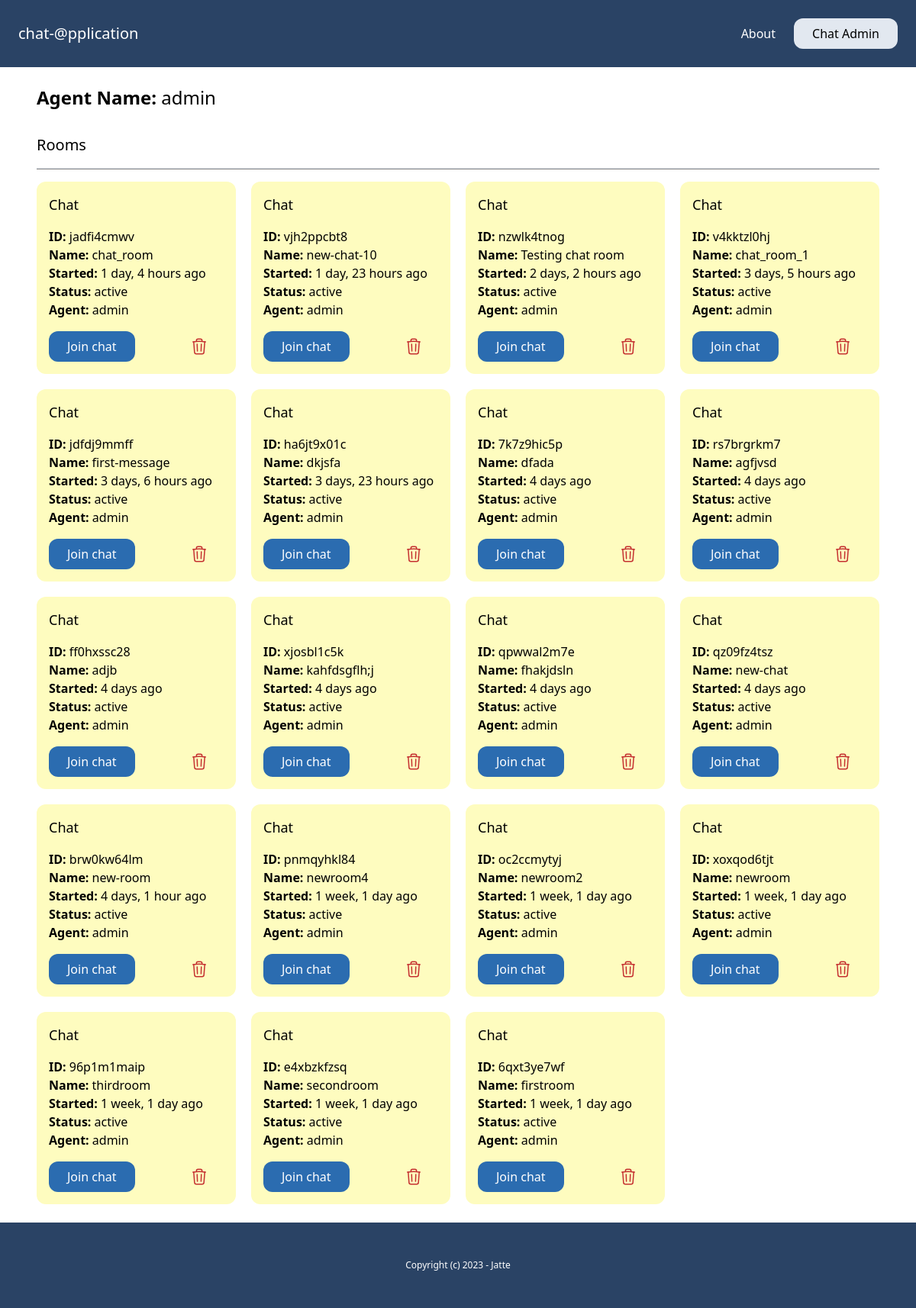
Page /admin-dashboard/user_details/0e92c003-3962-4916-ad8b-587604cc74cb/ (signed in) on the earlier database version.
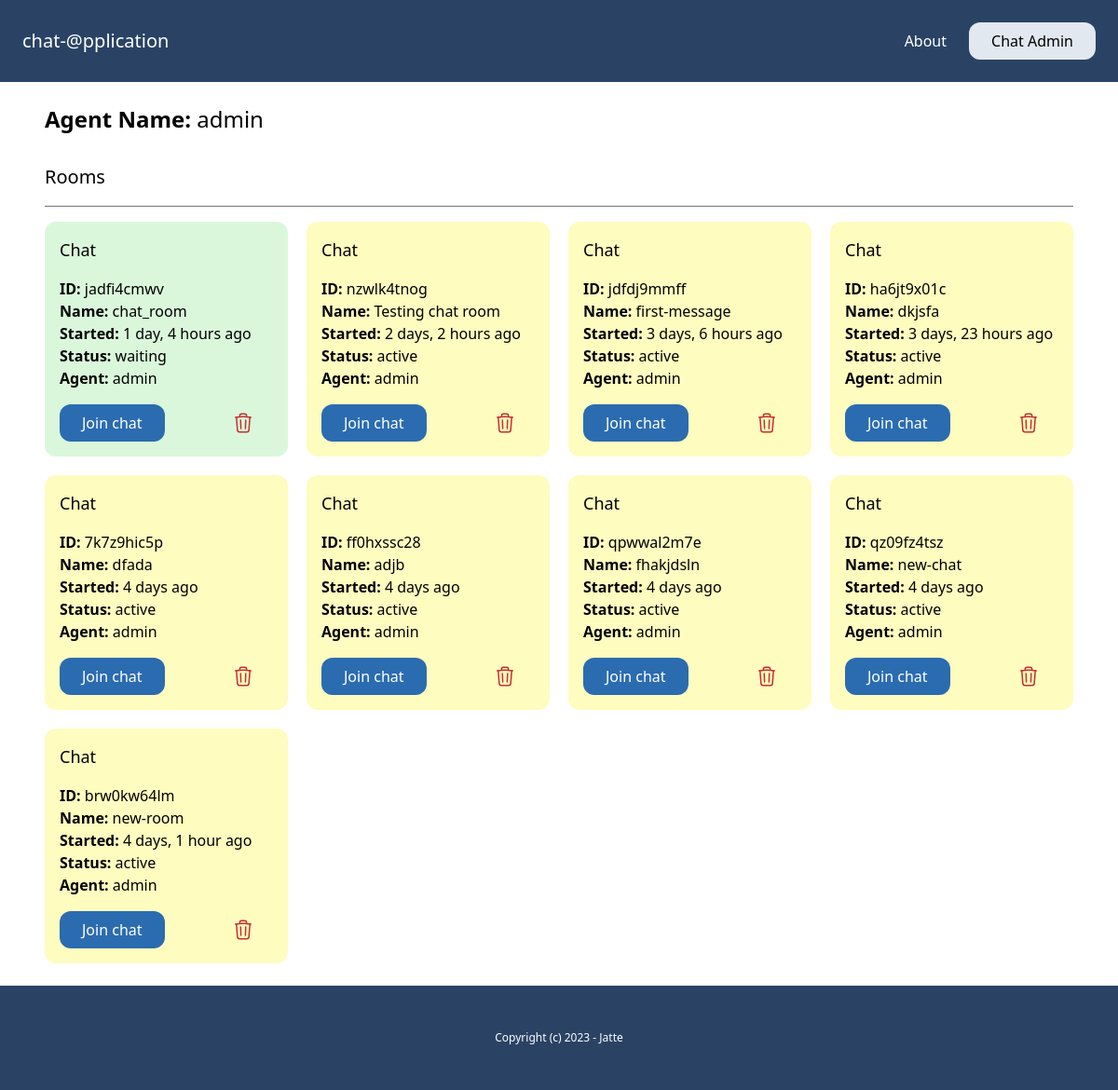
Same page on the later database version.
### chat/models.py (models this page shows, shortened)
class Room(models.Model):
    WAITING = "waiting"
    ACTIVE = "active"
    CLOSED = "closed"
    CHOICES_STATUS = (
        (WAITING, "waiting"),
        (ACTIVE, "active"),
        (CLOSED, "closed"),
    )
    uuid = models.CharField(max_length=255)
    client = models.CharField(max_length=255)
    agent = models.ForeignKey(User, null=True, blank=True, related_name="rooms", on_delete=models.CASCADE)
    messages = models.ManyToManyField(Message, blank=True)
    url = models.CharField(max_length=255, blank=True, null=True)
    status = models.CharField(max_length=20, choices=CHOICES_STATUS, default=WAITING)
    created_at = models.DateTimeField(auto_now_add=True)
    class Meta:
        ordering = ("-created_at",)

### account/models.py (models this page shows)
class User(AbstractBaseUser, PermissionsMixin):
    AGENT = 'agent'
    MANAGER = 'manager'
    ROLES_CHOICES = (
        (AGENT, 'Agent'),
        (MANAGER, 'Manager'),
    )
    id = models.UUIDField(primary_key=True, default=uuid.uuid4, editable=False)
    email = models.EmailField(unique=True)
    name = models.CharField(max_length=255, blank=True, default='')
    role = models.CharField(max_length=20, choices=ROLES_CHOICES, default=AGENT)
    is_active = models.BooleanField(default=True)
    is_superuser = models.BooleanField(default=False)
    is_staff = models.BooleanField(default=False)
    date_joined = models.DateTimeField(default=timezone.now)
    last_login = models.DateTimeField(blank=True, null=True)
    objects = CustomUserManager()
    USERNAME_FIELD = 'email'
    EMAIL_FIELD = 'email'
    REQUIRED_FIELDS = ['name']

### chat/views.py (the view)
# urls.py: path("admin-dashboard/user_details/<uuid:uuid>/", views.user_details, name="user_details"),
def user_details(request, uuid):
    if request.user.groups.first().name == "Manager":
        user = get_object_or_404(User, pk=uuid)
        rooms = user.rooms.all()
        return render(request, "chat/user_details.html",{
            "user": user,
            "rooms": rooms if rooms else None
        })
    else:
        raise PermissionDenied

### chat/templates/chat/user_details.html
{% extends "core/base.html" %}
{% block content %}
<div>
    <h1 class="text-2xl mb-5"><b>{% if user.role == "agent" %} Agent {% else %} Manager {% endif %} Name: </b> {{user.name}}</h1>
    {% include "chat/rooms_list.html" %}
</div>
{% endblock  %}

### chat/templates/chat/rooms_list.html (shortened to what this page needs)
<div class="mt-8">
    <h1 class="text-xl mt-5">Rooms</h1>
    <hr class="my-4">
    {% if rooms %}
    <div class="grid grid-cols-4 gap-5">
        {% for room in rooms %}
        <div class="p-4 rounded-xl {% if room.status == 'waiting' %}card-waiting{% elif room.status == 'active' %}bg-yellow-200{% else %}bg-red-200{% endif %}">
            <h3 class="mb-4 text-lg">Chat</h3>
            <p>
                <b>ID: </b>{{room.uuid}} <br>
                <b>Name: </b>{{room.client}} <br>
                <b>Started: </b>{{room.created_at|timesince}} ago<br>
                <b>Status: </b>{{room.status}} <br>
                <b>Agent: </b>{% firstof room.agent.name 'None yet...' %} <br>
            </p>
            <div class="flex justify-between mt-4">
                <a href="{% url 'chat:room_details' room.uuid %}" class="inline-block py-2 px-6 bg-blue-700 text-white rounded-xl">Join chat</a>
                {% if room.agent == request.user or request.user.groups.all.first.name == "Manager"%}
                <a href="{% url 'chat:delete_room' room.id %}" ></a>
                {% endif %}
            </div>
        </div>
        {% endfor %}
    </div>
    {% else %}
        <div class="mt-8">
            <p class="text-center text-3xl mt-9">This agent didn't join any chat room yet</p>
        </div>
    {% endif %}
</div>

Differences in the rows shown:
no longer on this page (row edited): Room: uuid "vjh2ppcbt8", client "new-chat-10", created_at "1 day, 23 hours", status "active", agent.name "admin"
removed Room: uuid "v4kktzl0hj", client "chat_room_1", created_at "3 days, 5 hours", status "active", agent.name "admin"
removed Room: uuid "rs7brgrkm7", client "agfjvsd", created_at "4 days", status "active", agent.name "admin"
no longer on this page (row edited): Room: uuid "xjosbl1c5k", client "kahfdsgflh;j", created_at "4 days", status "active", agent.name "admin"
removed Room: uuid "pnmqyhkl84", client "newroom4", created_at "1 week, 1 day", status "active", agent.name "admin"
removed Room: uuid "oc2ccmytyj", client "newroom2", created_at "1 week, 1 day", status "active", agent.name "admin"
removed Room: uuid "xoxqod6tjt", client "newroom", created_at "1 week, 1 day", status "active", agent.name "admin"
removed Room: uuid "96p1m1maip", client "thirdroom", created_at "1 week, 1 day", status "active", agent.name "admin"
removed Room: uuid "e4xbzkfzsq", client "secondroom", created_at "1 week, 1 day", status "active", agent.name "admin"
removed Room: uuid "6qxt3ye7wf", client "firstroom", created_at "1 week, 1 day", status "active", agent.name "admin"
changed Room "jadfi4cmwv": status "active" → "waiting"
